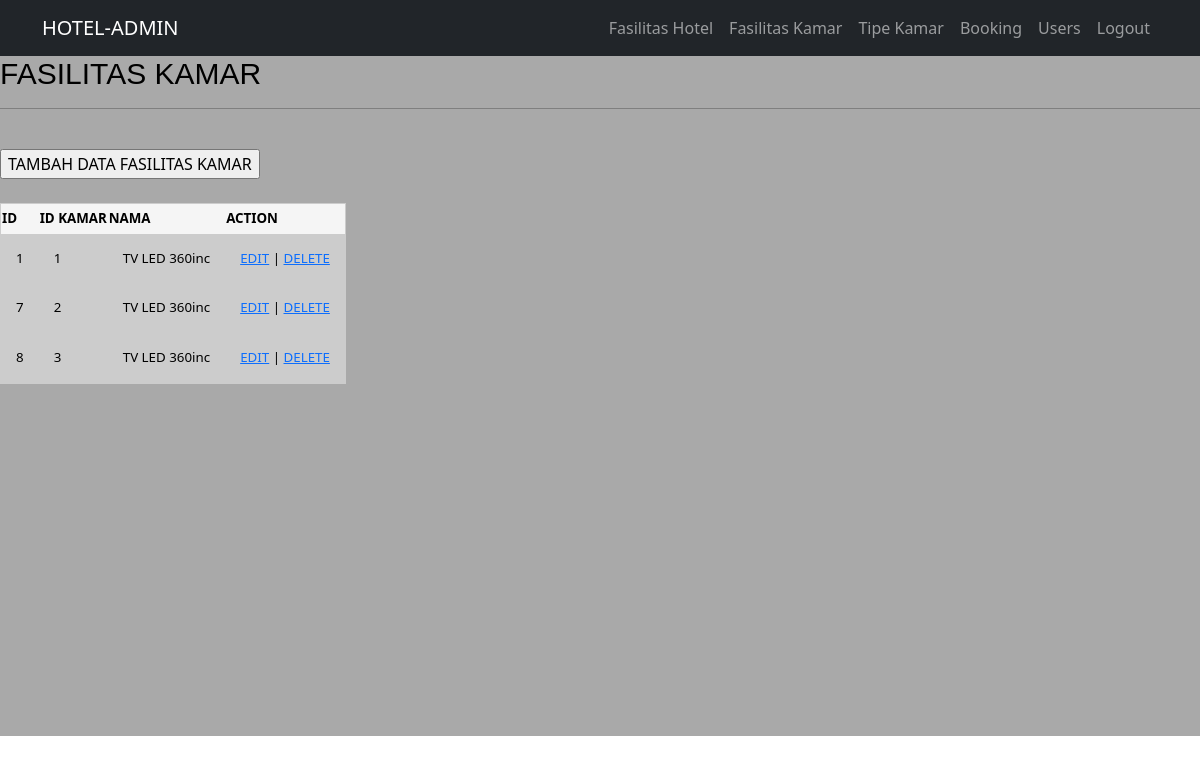
The page /admin/fasilitasKamar/fas_kamarView.php (signed in) on the database its author committed.
### tables this page shows
CREATE TABLE `f_kamar` (
  `id` int(11) NOT NULL,
  `id_tipekamar` int(3) NOT NULL,
  `nama_fasilitas` text DEFAULT NULL
);

### admin/fasilitasKamar/fas_kamarView.php (the view, shortened to what this page needs)
<?php
    include "../../koneksi/koneksi.php";
    require_once('../../navbar/navbar_admin.php');
    $queryFasilitasKamar = "SELECT * FROM f_kamar";
    $resultFasilitasKamar = mysqli_query($koneksi, $queryFasilitasKamar);
    $countFasilitasKamar = mysqli_num_rows($resultFasilitasKamar);
?>
    <div class="fasilitas">
    <h3>FASILITAS KAMAR</h3>
    <hr /> <br />
    <a href="fas_kamarAdd.php"><input type="submit" name="add" class="buttonadm" value="TAMBAH DATA FASILITAS KAMAR"></a>
    <br> <br>
    <table border="1">
    <tr>
        <th><b>ID</b></th>
        <th><b>ID KAMAR</b></th>
        <th><b>NAMA</b></th>
        <th><b>ACTION</b></th>
    </tr>
  </div>
    <?php
        if($countFasilitasKamar > 0){
            while($dataHotel = mysqli_fetch_array($resultFasilitasKamar, MYSQLI_NUM)){
                ?>
                <tr>
                    <td class = "value"><?php echo "$dataHotel[0]";?></td>
                    <td class = "value"><?php echo "$dataHotel[1]";?></td>
                    <td class = "value"><?php echo "$dataHotel[2]";?></td>
                    <td class = "value">
                        <a href="fas_kamarEdit.php?id=<?php echo"$dataHotel[0]"?>">EDIT</a> |
                        <a href="fas_kamarDelete.php?id=<?php echo"$dataHotel[0]"?>">DELETE</a>
                    </td>
        <?php
            }
        }else{
            echo "<tr>
                <td colspan='9' align='center' height='20'>
                    <div>Belum Ada Data</div>
                </td>
            </tr>";
        }
        ?>

### admin/fasilitasKamar/fas_kamarView.php (style rules this page uses)
.fasilitas { background-color: #A9A9A9; height: 680px; color: black; }
.fasilitas h3 { font-family: Arial, Helvetica, sans-serif; color: black; font-size: 30px; }
table { border-collapse: collapse; font-size: 10pt; border: 1px solid #cccccc; background-color: #cccccc; }
td { padding: 15px; height: 10px; }
th { background-color: whitesmoke; color: black; height: 30px; }

### rows shown on the page
f_kamar: id "1", id_tipekamar "1", nama_fasilitas "TV LED 360inc"
f_kamar: id "7", id_tipekamar "2", nama_fasilitas "TV LED 360inc"
f_kamar: id "8", id_tipekamar "3", nama_fasilitas "TV LED 360inc"
